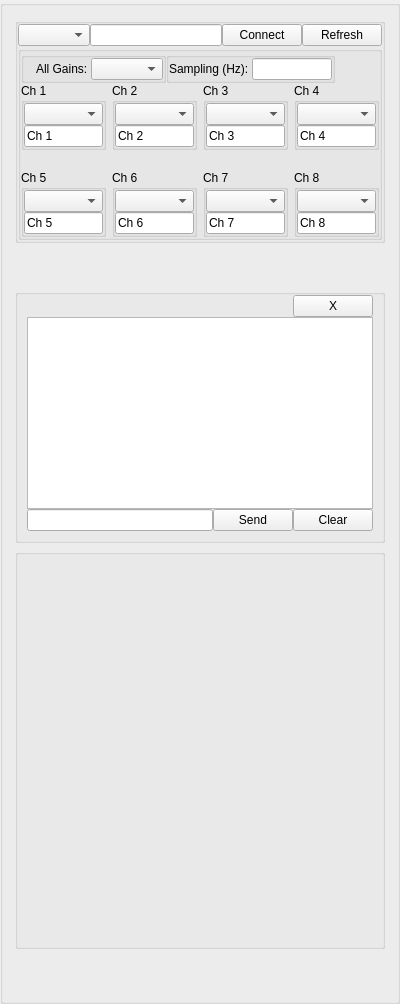
     <widget class="QGroupBox" name="group_left">
      <property name="title">
       <string/>
      </property>
      <layout class="QVBoxLayout" name="layout_left" stretch="1,0,0,0,1">
       <property name="leftMargin">
        <number>12</number>
       </property>
       <property name="topMargin">
        <number>12</number>
       </property>
       <property name="rightMargin">
        <number>12</number>
       </property>
       <property name="bottomMargin">
        <number>12</number>
       </property>
       <item>
        <widget class="QGroupBox" name="group_device">
         <property name="title">
          <string/>
         </property>
         <property name="flat">
          <bool>false</bool>
         </property>
         <layout class="QVBoxLayout" name="verticalLayout_2" stretch="1,3">
          <property name="spacing">
           <number>0</number>
          </property>
          <property name="leftMargin">
           <number>0</number>
          </property>
          <property name="topMargin">
           <number>0</number>
          </property>
          <property name="rightMargin">
           <number>0</number>
          </property>
          <property name="bottomMargin">
           <number>0</number>
          </property>
          <item>
           <layout class="QHBoxLayout" name="layout_device">
            <item>
             <widget class="QComboBox" name="dev_list"/>
            </item>
            <item>
             <widget class="QLineEdit" name="LE_URL">
              <property name="minimumSize">
               <size>
                <width>80</width>
                <height>0</height>
               </size>
              </property>
             </widget>
            </item>
            <item>
             <widget class="QPushButton" name="PB_connect">
              <property name="text">
               <string>Connect</string>
              </property>
             </widget>
            </item>
            <item>
             <widget class="QPushButton" name="PB_refresh">
              <property name="text">
               <string>Refresh</string>
              </property>
             </widget>
            </item>
           </layout>
          </item>
          <item>
           <widget class="QGroupBox" name="group_device_setting">
            <property name="title">
             <string/>
            </property>
            <property name="flat">
             <bool>true</bool>
            </property>
            <layout class="QVBoxLayout" name="verticalLayout_3">
             <property name="spacing">
              <number>0</number>
             </property>
             <property name="leftMargin">
              <number>0</number>
             </property>
             <property name="topMargin">
              <number>0</number>
             </property>
             <property name="rightMargin">
              <number>0</number>
             </property>
             <property name="bottomMargin">
              <number>0</number>
             </property>
             <item>
              <layout class="QHBoxLayout" name="horizontalLayout_3">
               <item>
                <widget class="QGroupBox" name="group_allgain">
                 <property name="title">
                  <string/>
                 </property>
                 <property name="flat">
                  <bool>true</bool>
                 </property>
                 <layout class="QHBoxLayout" name="horizontalLayout_14">
                  <property name="spacing">
                   <number>0</number>
                  </property>
                  <property name="leftMargin">
                   <number>12</number>
                  </property>
                  <property name="topMargin">
                   <number>0</number>
                  </property>
                  <property name="rightMargin">
                   <number>0</number>
                  </property>
                  <property name="bottomMargin">
                   <number>0</number>
                  </property>
                  <item>
                   <widget class="QLabel" name="label">
                    <property name="text">
                     <string>All Gains: </string>
                    </property>
                   </widget>
                  </item>
                  <item>
                   <widget class="QComboBox" name="CB_allGains">
                    <property name="maximumSize">
                     <size>
                      <width>80</width>
                      <height>16777215</height>
                     </size>
                    </property>
                   </widget>
                  </item>
                 </layout>
                </widget>
               </item>
               <item>
                <widget class="QGroupBox" name="group_sampling">
                 <property name="title">
                  <string/>
                 </property>
                 <property name="flat">
                  <bool>true</bool>
                 </property>
                 <layout class="QHBoxLayout" name="horizontalLayout_15">
                  <property name="spacing">
                   <number>0</number>
                  </property>
                  <property name="leftMargin">
                   <number>0</number>
                  </property>
                  <property name="topMargin">
                   <number>0</number>
                  </property>
                  <property name="rightMargin">
                   <number>0</number>
                  </property>
                  <property name="bottomMargin">
                   <number>0</number>
                  </property>
                  <item>
                   <widget class="QLabel" name="label_2">
                    <property name="text">
                     <string>Sampling (Hz): </string>
                    </property>
                   </widget>
                  </item>
                  <item>
                   <widget class="QLineEdit" name="TB_sampling">
                    <property name="maximumSize">
                     <size>
                      <width>80</width>
                      <height>16777215</height>
                     </size>
                    </property>
                   </widget>
                  </item>
                 </layout>
                </widget>
               </item>
               <item>
                <spacer name="horizontalSpacer_2">
                 <property name="orientation">
                  <enum>Qt::Horizontal</enum>
                 </property>
                 <property name="sizeHint" stdset="0">
                  <size>
                   <width>40</width>
                   <height>20</height>
                  </size>
                 </property>
                </spacer>
               </item>
              </layout>
             </item>
             <item>
              <layout class="QGridLayout" name="gridLayout_2">
               <property name="horizontalSpacing">
                <number>6</number>
               </property>
               <property name="verticalSpacing">
                <number>20</number>
               </property>
               <item row="1" column="3">
                <widget class="QGroupBox" name="group_channel_8">
                 <property name="maximumSize">
                  <size>
                   <width>85</width>
                   <height>16777215</height>
                  </size>
                 </property>
                 <property name="title">
                  <string>Ch 8</string>
                 </property>
                 <property name="flat">
                  <bool>false</bool>
                 </property>
                 <layout class="QVBoxLayout" name="verticalLayout_10">
                  <property name="spacing">
                   <number>0</number>
                  </property>
                  <property name="leftMargin">
                   <number>0</number>
                  </property>
                  <property name="topMargin">
                   <number>0</number>
                  </property>
                  <property name="rightMargin">
                   <number>0</number>
                  </property>
                  <property name="bottomMargin">
                   <number>0</number>
                  </property>
                  <item>
                   <widget class="QComboBox" name="CB_gain_8"/>
                  </item>
                  <item>
                   <widget class="QLineEdit" name="TB_gains_label_8">
                    <property name="text">
                     <string>Ch 8</string>
                    </property>
                   </widget>
                  </item>
                 </layout>
                </widget>
               </item>
               <item row="1" column="1">
                <widget class="QGroupBox" name="group_channel_6">
                 <property name="maximumSize">
                  <size>
                   <width>85</width>
                   <height>16777215</height>
                  </size>
                 </property>
                 <property name="title">
                  <string>Ch 6</string>
                 </property>
                 <property name="flat">
                  <bool>false</bool>
                 </property>
                 <layout class="QVBoxLayout" name="verticalLayout_6">
                  <property name="spacing">
                   <number>0</number>
                  </property>
                  <property name="leftMargin">
                   <number>0</number>
                  </property>
                  <property name="topMargin">
                   <number>0</number>
                  </property>
                  <property name="rightMargin">
                   <number>0</number>
                  </property>
                  <property name="bottomMargin">
                   <number>0</number>
                  </property>
                  <item>
                   <widget class="QComboBox" name="CB_gain_6"/>
                  </item>
                  <item>
                   <widget class="QLineEdit" name="TB_gains_label_6">
                    <property name="text">
                     <string>Ch 6</string>
                    </property>
                   </widget>
                  </item>
                 </layout>
                </widget>
               </item>
               <item row="1" column="2">
                <widget class="QGroupBox" name="group_channel_7">
                 <property name="maximumSize">
                  <size>
                   <width>85</width>
                   <height>16777215</height>
                  </size>
                 </property>
                 <property name="title">
                  <string>Ch 7</string>
                 </property>
                 <property name="flat">
                  <bool>false</bool>
                 </property>
                 <layout class="QVBoxLayout" name="verticalLayout_8">
                  <property name="spacing">
                   <number>0</number>
                  </property>
                  <property name="leftMargin">
                   <number>0</number>
                  </property>
                  <property name="topMargin">
                   <number>0</number>
                  </property>
                  <property name="rightMargin">
                   <number>0</number>
                  </property>
                  <property name="bottomMargin">
                   <number>0</number>
                  </property>
                  <item>
                   <widget class="QComboBox" name="CB_gain_7"/>
                  </item>
                  <item>
                   <widget class="QLineEdit" name="TB_gains_label_7">
                    <property name="text">
                     <string>Ch 7</string>
                    </property>
                   </widget>
                  </item>
                 </layout>
                </widget>
               </item>
               <item row="0" column="2">
                <widget class="QGroupBox" name="group_channel_3">
                 <property name="maximumSize">
                  <size>
                   <width>85</width>
                   <height>16777215</height>
                  </size>
                 </property>
                 <property name="title">
                  <string>Ch 3</string>
                 </property>
                 <property name="flat">
                  <bool>false</bool>
                 </property>
                 <layout class="QVBoxLayout" name="verticalLayout_9">
                  <property name="spacing">
                   <number>0</number>
                  </property>
                  <property name="leftMargin">
                   <number>0</number>
                  </property>
                  <property name="topMargin">
                   <number>0</number>
                  </property>
                  <property name="rightMargin">
                   <number>0</number>
                  </property>
                  <property name="bottomMargin">
                   <number>0</number>
                  </property>
                  <item>
                   <widget class="QComboBox" name="CB_gain_3"/>
                  </item>
                  <item>
                   <widget class="QLineEdit" name="TB_gains_label_3">
                    <property name="text">
                     <string>Ch 3</string>
                    </property>
                   </widget>
                  </item>
                 </layout>
                </widget>
               </item>
               <item row="0" column="3">
                <widget class="QGroupBox" name="group_channel_4">
                 <property name="maximumSize">
                  <size>
                   <width>85</width>
                   <height>16777215</height>
                  </size>
                 </property>
                 <property name="title">
                  <string>Ch 4</string>
                 </property>
                 <property name="flat">
                  <bool>false</bool>
                 </property>
                 <layout class="QVBoxLayout" name="verticalLayout_11">
                  <property name="spacing">
                   <number>0</number>
                  </property>
                  <property name="leftMargin">
                   <number>0</number>
                  </property>
                  <property name="topMargin">
                   <number>0</number>
                  </property>
                  <property name="rightMargin">
                   <number>0</number>
                  </property>
                  <property name="bottomMargin">
                   <number>0</number>
                  </property>
                  <item>
                   <widget class="QComboBox" name="CB_gain_4"/>
                  </item>
                  <item>
                   <widget class="QLineEdit" name="TB_gains_label_4">
                    <property name="text">
                     <string>Ch 4</string>
                    </property>
                   </widget>
                  </item>
                 </layout>
                </widget>
               </item>
               <item row="0" column="1">
                <widget class="QGroupBox" name="group_channel_2">
                 <property name="maximumSize">
                  <size>
                   <width>85</width>
                   <height>16777215</height>
                  </size>
                 </property>
                 <property name="title">
                  <string>Ch 2</string>
                 </property>
                 <property name="flat">
                  <bool>false</bool>
                 </property>
                 <layout class="QVBoxLayout" name="verticalLayout_5">
                  <property name="spacing">
                   <number>0</number>
                  </property>
                  <property name="leftMargin">
                   <number>0</number>
                  </property>
                  <property name="topMargin">
                   <number>0</number>
                  </property>
                  <property name="rightMargin">
                   <number>0</number>
                  </property>
                  <property name="bottomMargin">
                   <number>0</number>
                  </property>
                  <item>
                   <widget class="QComboBox" name="CB_gain_2"/>
                  </item>
                  <item>
                   <widget class="QLineEdit" name="TB_gains_label_2">
                    <property name="text">
                     <string>Ch 2</string>
                    </property>
                   </widget>
                  </item>
                 </layout>
                </widget>
               </item>
               <item row="0" column="0">
                <widget class="QGroupBox" name="group_channel_1">
                 <property name="maximumSize">
                  <size>
                   <width>85</width>
                   <height>16777215</height>
                  </size>
                 </property>
                 <property name="title">
                  <string>Ch 1</string>
                 </property>
                 <property name="flat">
                  <bool>false</bool>
                 </property>
                 <layout class="QVBoxLayout" name="verticalLayout_7">
                  <property name="spacing">
                   <number>0</number>
                  </property>
                  <property name="leftMargin">
                   <number>0</number>
                  </property>
                  <property name="topMargin">
                   <number>0</number>
                  </property>
                  <property name="rightMargin">
                   <number>0</number>
                  </property>
                  <property name="bottomMargin">
                   <number>0</number>
                  </property>
                  <item>
                   <widget class="QComboBox" name="CB_gain_1"/>
                  </item>
                  <item>
                   <widget class="QLineEdit" name="TB_gains_label_1">
                    <property name="text">
                     <string>Ch 1</string>
                    </property>
                   </widget>
                  </item>
                 </layout>
                </widget>
               </item>
               <item row="1" column="0">
                <widget class="QGroupBox" name="group_channel_5">
                 <property name="maximumSize">
                  <size>
                   <width>85</width>
                   <height>16777215</height>
                  </size>
                 </property>
                 <property name="title">
                  <string>Ch 5</string>
                 </property>
                 <property name="flat">
                  <bool>false</bool>
                 </property>
                 <layout class="QVBoxLayout" name="verticalLayout_4">
                  <property name="spacing">
                   <number>0</number>
                  </property>
                  <property name="leftMargin">
                   <number>0</number>
                  </property>
                  <property name="topMargin">
                   <number>0</number>
                  </property>
                  <property name="rightMargin">
                   <number>0</number>
                  </property>
                  <property name="bottomMargin">
                   <number>0</number>
                  </property>
                  <item>
                   <widget class="QComboBox" name="CB_gain_5"/>
                  </item>
                  <item>
                   <widget class="QLineEdit" name="TB_gains_label_5">
                    <property name="text">
                     <string>Ch 5</string>
                    </property>
                   </widget>
                  </item>
                 </layout>
                </widget>
               </item>
              </layout>
             </item>
            </layout>
           </widget>
          </item>
         </layout>
        </widget>
       </item>
       <item>
        <spacer name="verticalSpacer_2">
         <property name="orientation">
          <enum>Qt::Vertical</enum>
         </property>
         <property name="sizeHint" stdset="0">
          <size>
           <width>20</width>
           <height>40</height>
          </size>
         </property>
        </spacer>
       </item>
       <item>
        <widget class="QGroupBox" name="group_cmd">
         <property name="title">
          <string/>
         </property>
         <layout class="QVBoxLayout" name="verticalLayout_16">
          <property name="spacing">
           <number>0</number>
          </property>
          <property name="topMargin">
           <number>0</number>
          </property>
          <item>
           <layout class="QHBoxLayout" name="horizontalLayout_13">
            <item>
             <spacer name="horizontalSpacer">
              <property name="orientation">
               <enum>Qt::Horizontal</enum>
              </property>
              <property name="sizeHint" stdset="0">
               <size>
                <width>40</width>
                <height>20</height>
               </size>
              </property>
             </spacer>
            </item>
            <item>
             <widget class="QPushButton" name="PB_closeCMD">
              <property name="text">
               <string>X</string>
              </property>
             </widget>
            </item>
           </layout>
          </item>
          <item>
           <widget class="QTextEdit" name="TE_deviceStatus"/>
          </item>
          <item>
           <layout class="QHBoxLayout" name="horizontalLayout_12">
            <item>
             <widget class="QLineEdit" name="LE_command"/>
            </item>
            <item>
             <widget class="QPushButton" name="PB_send">
              <property name="text">
               <string>Send</string>
              </property>
             </widget>
            </item>
            <item>
             <widget class="QPushButton" name="PB_clear">
              <property name="text">
               <string>Clear</string>
              </property>
             </widget>
            </item>
           </layout>
          </item>
         </layout>
        </widget>
       </item>
       <item>
        <widget class="QGroupBox" name="group_logo">
         <property name="minimumSize">
          <size>
           <width>0</width>
           <height>400</height>
          </size>
         </property>
         <property name="title">
          <string/>
         </property>
         <property name="alignment">
          <set>Qt::AlignCenter</set>
         </property>
         <property name="flat">
          <bool>true</bool>
         </property>
         <layout class="QVBoxLayout" name="verticalLayout"/>
        </widget>
       </item>
       <item>
        <spacer name="verticalSpacer">
         <property name="orientation">
          <enum>Qt::Vertical</enum>
         </property>
         <property name="sizeHint" stdset="0">
          <size>
           <width>20</width>
           <height>40</height>
          </size>
         </property>
        </spacer>
       </item>
      </layout>
     </widget>
